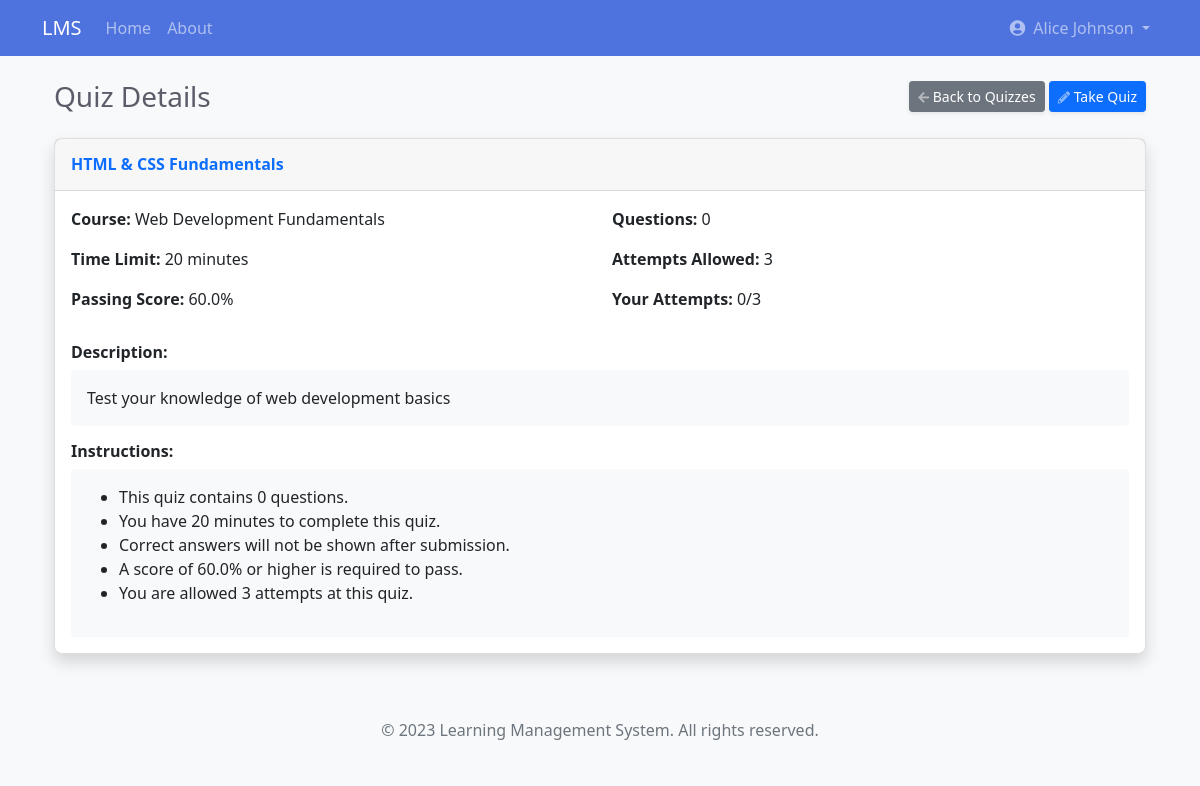
The page /student/quiz/2 (signed in) on the database as committed earlier.
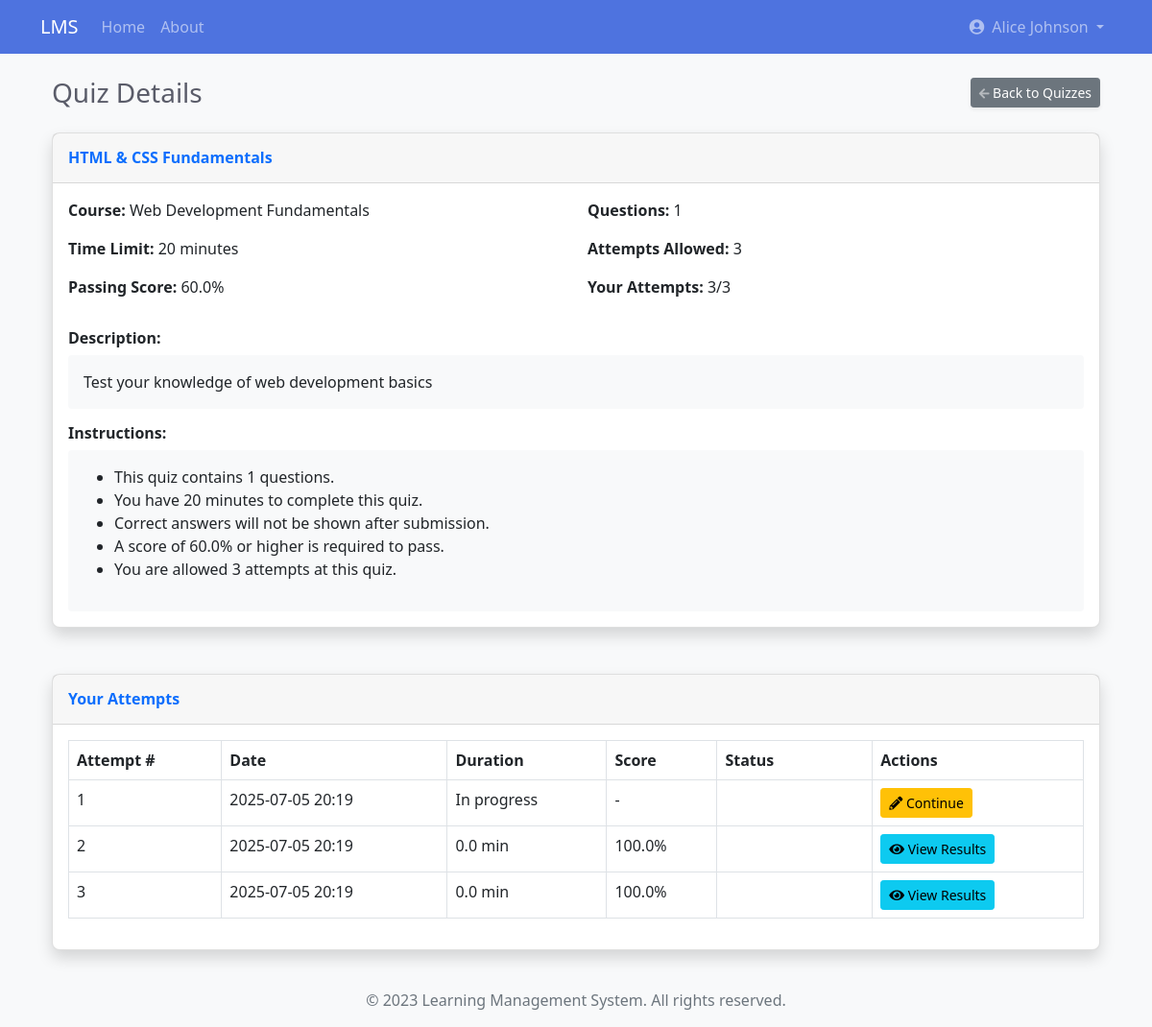
The same page on the database as committed later.
### app/models/user.py (models this page shows, shortened)
class QuizAttempt(db.Model):
    __tablename__ = 'quiz_attempts'
    id = db.Column(db.Integer, primary_key=True)
    quiz_id = db.Column(db.Integer, db.ForeignKey(
        'quizzes.id'), nullable=False)
    student_id = db.Column(
        db.Integer, db.ForeignKey('user.id'), nullable=False)
    start_time = db.Column(db.DateTime, default=datetime.utcnow)
    end_time = db.Column(db.DateTime, nullable=True)
    score = db.Column(db.Float, default=0.0)
    max_score = db.Column(db.Float, default=0.0)
    percentage = db.Column(db.Float, default=0.0)
    is_passed = db.Column(db.Boolean, default=False)
    is_completed = db.Column(db.Boolean, default=False)
    student = db.relationship('User', backref='quiz_attempts')
    responses = db.relationship(
        'QuizResponse', backref='attempt', lazy=True, cascade='all, delete-orphan')

### app/routes/student.py (the view)
@student.route('/quiz/<int:quiz_id>')
@login_required
@student_required
def quiz_details(quiz_id):
    quiz = Quiz.query.get_or_404(quiz_id)
    enrollment = Enrollment.query.filter_by(
        student_id=current_user.id,
        course_id=quiz.course_id
    ).first()
    if not enrollment:
        flash('You are not enrolled in this course.', 'danger')
        return redirect(url_for('student.quizzes'))
    if not quiz.is_published:
        flash('This quiz is not available yet.', 'danger')
        return redirect(url_for('student.quizzes'))
    attempts = QuizAttempt.query.filter_by(
        quiz_id=quiz.id,
        student_id=current_user.id
    ).order_by(QuizAttempt.start_time.desc()).all()
    can_take = True
    if quiz.attempts_allowed > 0 and len(attempts) >= quiz.attempts_allowed:
        can_take = False
    course = Course.query.get(quiz.course_id)
    return render_template('student/quiz_details.html',
                           quiz=quiz,
                           course=course,
                           attempts=attempts,
                           can_take=can_take)

### app/models/user.py (called while the page is built)
@login_manager.user_loader
def load_user(user_id):
    return User.query.get(int(user_id))

### app/routes/student.py (called while the page is built)
def student_required(f):
    @wraps(f)
    def decorated_function(*args, **kwargs):
        if not current_user.is_authenticated or current_user.role != UserRole.STUDENT:
            flash('You do not have permission to access this page.', 'danger')
            return redirect(url_for('main.index'))
        return f(*args, **kwargs)
    return decorated_function

### app/templates/student/quiz_details.html (shortened to what the changed rows need)
{% extends "base.html" %}
{% block content %}
<div class="container-fluid">
    <div class="d-sm-flex align-items-center justify-content-between mb-4">
        <h1 class="h3 mb-0 text-gray-800">Quiz Details</h1>
        <div>
            <a href="{{ url_for('student.quizzes') }}" class="btn btn-sm btn-secondary shadow-sm">
                <i class="fas fa-arrow-left fa-sm text-white-50"></i> Back to Quizzes
            </a>
            {% if can_take %}
                <a href="{{ url_for('student.take_quiz', quiz_id=quiz.id) }}" class="btn btn-sm btn-primary shadow-sm">
                    <i class="fas fa-pencil-alt fa-sm text-white-50"></i> Take Quiz
                </a>
            {% endif %}
        </div>
    </div>
    <div class="row mb-4">
        <div class="col-12">
            <div class="card shadow">
                <div class="card-body">
                    <div class="row">
                        <div class="col-md-6">
                            <p><strong>Questions:</strong> {{ quiz.questions|length }}</p>
                            <p><strong>Attempts Allowed:</strong>
                                {% if quiz.attempts_allowed > 0 %}
                                    {{ quiz.attempts_allowed }}
                                {% else %}
                                    Unlimited
                                {% endif %}
                            </p>
                            <p><strong>Your Attempts:</strong> {{ attempts|length }}{% if quiz.attempts_allowed > 0 %}/{{ quiz.attempts_allowed }}{% endif %}</p>
                        </div>
                    </div>
                    <div class="row mt-3">
                        <div class="col-12">
                            <div class="p-3 bg-light rounded">
                                <ul>
                                    <li>This quiz contains {{ quiz.questions|length }} questions.</li>
                                    {% if quiz.time_limit_minutes > 0 %}
                                        <li>You have {{ quiz.time_limit_minutes }} minutes to complete this quiz.</li>
                                    {% else %}
                                        <li>There is no time limit for this quiz.</li>
                                    {% endif %}
                                    {% if quiz.show_answers %}
                                        <li>You will be able to see correct answers after submission.</li>
                                    {% else %}
                                        <li>Correct answers will not be shown after submission.</li>
                                    {% endif %}
                                    <li>A score of {{ quiz.passing_score }}% or higher is required to pass.</li>
                                    {% if quiz.attempts_allowed > 0 %}
                                        <li>You are allowed {{ quiz.attempts_allowed }} attempts at this quiz.</li>
                                    {% else %}
                                        <li>You have unlimited attempts at this quiz.</li>
                                    {% endif %}
                                </ul>
                            </div>
                        </div>
                    </div>
                </div>
            </div>
        </div>
    </div>
    {% if attempts %}
    <div class="row">
        <div class="col-12">
            <div class="card shadow mb-4">
                <div class="card-header py-3">
                    <h6 class="m-0 font-weight-bold text-primary">Your Attempts</h6>
                </div>
                <div class="card-body">
                    <div class="table-responsive">
                        <table class="table table-bordered" id="attemptsTable" width="100%" cellspacing="0">
                            <thead>
                                <tr>
                                    <th>Attempt #</th>
                                    <th>Date</th>
                                    <th>Duration</th>
                                    <th>Score</th>
                                    <th>Status</th>
                                    <th>Actions</th>
                                </tr>
                            </thead>
                            <tbody>
                                {% for attempt in attempts %}
                                <tr>
                                    <td>{{ loop.index }}</td>
                                    <td>{{ attempt.start_time.strftime('%Y-%m-%d %H:%M') }}</td>
                                    <td>
                                        {% if attempt.is_completed and attempt.end_time %}
                                            {% set duration = (attempt.end_time - attempt.start_time).total_seconds() // 60 %}
                                            {{ duration }} min
                                        {% else %}
                                            In progress
                                        {% endif %}
                                    </td>
                                    <td>
                                        {% if attempt.is_completed %}
                                            {{ attempt.percentage|round(1) }}%
                                        {% else %}
                                            -
                                        {% endif %}
                                    </td>
                                    <td>
                                        {% if not attempt.is_completed %}
                                            <span class="badge badge-warning">In Progress</span>
                                        {% elif attempt.is_passed %}
                                            <span class="badge badge-success">Passed</span>
                                        {% else %}
                                            <span class="badge badge-danger">Failed</span>
                                        {% endif %}
                                    </td>
                                    <td>
                                        {% if attempt.is_completed %}
                                            <a href="{{ url_for('student.quiz_result', attempt_id=attempt.id) }}" class="btn btn-sm btn-info">
                                                <i class="fas fa-eye"></i> View Results
                                            </a>
                                        {% else %}
                                            <a href="{{ url_for('student.take_quiz', quiz_id=quiz.id) }}" class="btn btn-sm btn-warning">
                                                <i class="fas fa-pencil-alt"></i> Continue
                                            </a>
                                        {% endif %}
                                    </td>
                                </tr>
                                {% endfor %}
                            </tbody>
                        </table>
                    </div>
                </div>
            </div>
        </div>
    </div>
    {% endif %}
</div>
{% endblock %}

Rows that differ between the two databases and show on the page:
added QuizAttempt: start_time "2025-07-05 20:19", is_completed "In progress"
added QuizAttempt: start_time "2025-07-05 20:19", duration "0.0", percentage "100.0"
added QuizAttempt: start_time "2025-07-05 20:19", duration "0.0", percentage "100.0"
Other text that changed with them:
{{ quiz.questions|length }}: "0" → "1"
{{ attempts|length }}: "0" → "3"
text no longer shown: "Take Quiz"
text now shown: "Your Attempts Attempt # Date Duration Score Status Actions"
